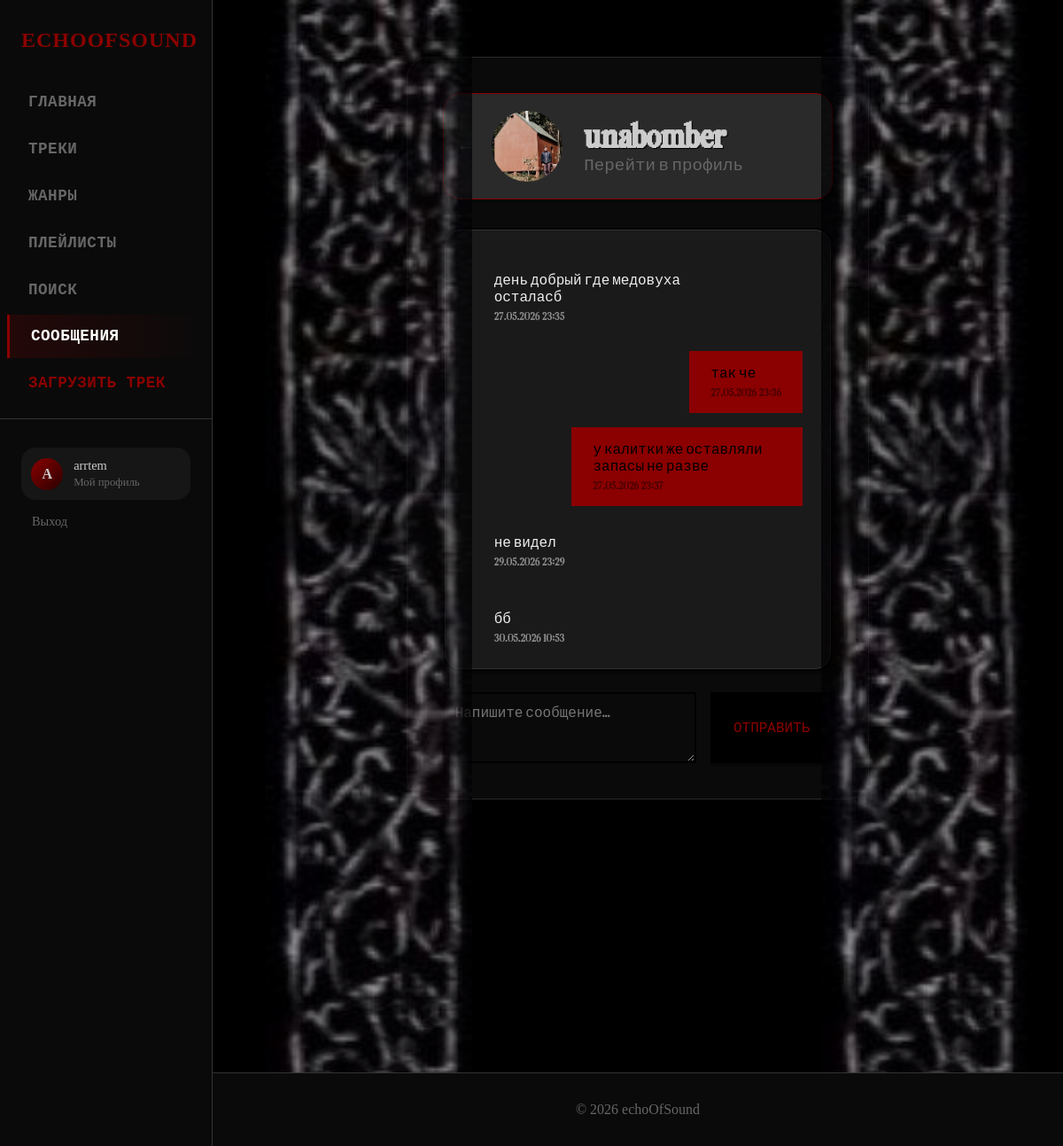
The app's page /messages/unabomber/ (signed in) with its own data.
### catalog/models.py (models this page shows, shortened)
class Profile(models.Model): #профиль ака аккаунт
    user = models.OneToOneField(
        User,
        on_delete=models.CASCADE,
        verbose_name="Пользователь"
    )
    bio = models.TextField(
        verbose_name="О себе",
        blank=True
    )
    avatar = models.ImageField(
        upload_to='avatars/',
        verbose_name="Аватарка",
        blank=True,
        null=True
    )
    location = models.CharField(
        max_length=100,
        verbose_name="Местоположение",
        blank=True
    )
    website = models.URLField(
        max_length=200,
        verbose_name="Сайт",
        blank=True
    )
    created_at = models.DateTimeField(
        auto_now_add=True,
        verbose_name="Дата создания"
    )
    cover = models.ImageField(
        upload_to='profile_covers/',
        blank=True,
        null=True,
        verbose_name="Шапка профиля"
    )
    updated_at = models.DateTimeField(
        auto_now=True,
        verbose_name="Дата обновления"
    )
    class Meta:
        verbose_name = "Профиль"
        verbose_name_plural = "Профили"

class Message(models.Model): #личные сообщения
    sender = models.ForeignKey(
        User,
        on_delete=models.CASCADE,
        related_name='sent_messages',
        verbose_name="Отправитель"
    )
    recipient = models.ForeignKey(
        User,
        on_delete=models.CASCADE,
        related_name='received_messages',
        verbose_name="Получатель"
    )
    text = models.TextField(
        verbose_name="Текст сообщения"
    )
    is_read = models.BooleanField(
        default=False,
        verbose_name="Прочитано"
    )
    created_at = models.DateTimeField(
        auto_now_add=True,
        verbose_name="Дата отправки"
    )
    class Meta:
        verbose_name = "Сообщение"
        verbose_name_plural = "Сообщения"
        ordering = ['-created_at']

### catalog/views.py (the view, shortened to what this page needs)
# urls.py: path('messages/<str:username>/', views.conversation, name='conversation'),
@login_required
def conversation(request, username):
    other_user = get_object_or_404(User, username=username)
    chat_messages = Message.objects.filter(
        Q(sender=request.user, recipient=other_user) | Q(sender=other_user, recipient=request.user)
    ).order_by('created_at')
    Message.objects.filter(sender=other_user, recipient=request.user, is_read=False).update(is_read=True)
    context = {
        'other_user': other_user,
        'chat_messages': chat_messages,
        'title': f'Диалог с {username}',
    }
    return render(request, 'catalog/conversation.html', context)

### templates/catalog/conversation.html (shortened to what this page needs)
{% extends 'catalog/base.html' %}
{% block content %}
<div class="chat-large">
    <div class="chat-container">
        <div class="chat-header">
            <a href="{% url 'messages_list' %}" style="color: var(--text-muted); text-decoration: none; font-size: 1.5rem;">←</a>
            {% if other_user.profile.avatar %}
                <img src="{{ other_user.profile.avatar.url }}"
                     alt="{{ other_user.username }}"
                     style="width: 60px; height: 60px; border-radius: 50%; object-fit: cover;">
            {% else %}
                <div style="width: 60px; height: 60px; border-radius: 50%; background: var(--primary-color); display: flex; align-items: center; justify-content: center; font-size: 2rem; color: white;">
                    {{ other_user.username|first|upper }}
                </div>
            {% endif %}
            <div>
                <h1 style="font-size: 2rem; margin: 0; color: var(--text-light);">{{ other_user.username }}</h1>
                <a href="{% url 'profile' other_user.username %}" style="color: var(--text-muted); font-size: 1rem; text-decoration: none;">Перейти в профиль</a>
            </div>
        </div>
        <div class="chat-messages-area" style="margin-bottom: 1.5rem; max-height: 500px; overflow-y: auto;">
            {% for message in chat_messages %}
                {% if message.sender == user %}
                    <div style="display: flex; justify-content: flex-end; margin-bottom: 1rem;">
                        <div class="pixel-message chat-message-sent" style="max-width: 70%; padding: 0.8rem 1.2rem;">
                            <p style="margin: 0; font-size: 1rem;">{{ message.text }}</p>
                            <span style="display: block; margin-top: 0.25rem; font-size: 0.75rem; color: rgba(0,0,0,0.6);">
                                {{ message.created_at|date:"d.m.Y H:i" }}
                            </span>
                        </div>
                    </div>
                {% else %}
                    <div style="display: flex; justify-content: flex-start; margin-bottom: 1rem;">
                        <div class="pixel-message chat-message-received" style="max-width: 70%; padding: 0.8rem 1.2rem;">
                            <p style="margin: 0; font-size: 1rem;">{{ message.text }}</p>
                            <span style="display: block; margin-top: 0.25rem; font-size: 0.75rem; color: #aaa;">
                                {{ message.created_at|date:"d.m.Y H:i" }}
                            </span>
                        </div>
                    </div>
                {% endif %}
            {% endfor %}
        </div>
        <form method="post" style="display: flex; gap: 1rem;">
            <textarea name="text" class="pixel-textarea" placeholder="Напишите сообщение..." required style="flex: 1; resize: vertical; min-height: 80px; font-size: 1rem; padding: 0.75rem;"></textarea>
            <button type="submit" class="pixel-button" style="font-size: 1rem; padding: 0.75rem 1.5rem;">Отправить</button>
        </form>
    </div>
</div>
{% endblock %}

### templates/catalog/base.html (shortened to what this page needs)
<!DOCTYPE html>
<html lang="ru">
<head>
    {% load static %}
    <link rel="stylesheet" href="{% static 'css/style.css' %}?v=3">
</head>
<body>
<div class="sidebar">
    <div class="sidebar-brand">
        <h2>echoOfSound</h2>
    </div>
    <nav>
        <ul class="sidebar-nav">
            <li><a href="{% url 'home' %}" class="{% if request.resolver_match.url_name == 'home' %}active{% endif %}">Главная</a></li>
            <li><a href="{% url 'track_list' %}" class="{% if request.resolver_match.url_name == 'track_list' %}active{% endif %}">Треки</a></li>
            <li><a href="{% url 'genre_list' %}" class="{% if request.resolver_match.url_name == 'genre_list' %}active{% endif %}">Жанры</a></li>
            <li><a href="{% url 'playlist_list' %}" class="{% if request.resolver_match.url_name == 'playlist_list' %}active{% endif %}">Плейлисты</a></li>
            <li><a href="{% url 'search' %}" class="{% if request.resolver_match.url_name == 'search' %}active{% endif %}">Поиск</a></li>
            {% if user.is_authenticated %}
            <li><a href="{% url 'messages_list' %}" class="{% if request.resolver_match.url_name == 'messages_list' or request.resolver_match.url_name == 'conversation' %}active{% endif %}">Сообщения</a></li>
            <li><a href="{% url 'track_upload' %}" class="{% if request.resolver_match.url_name == 'track_upload' %}active{% endif %}" style="color: var(--primary-color);">Загрузить трек</a></li>
            {% endif %}
        </ul>
    </nav>
    <div class="sidebar-divider"></div>
    <div class="sidebar-user">
        {% if user.is_authenticated %}
            <div class="sidebar-user-info">
                <div class="user-avatar">{{ user.username|slice:":1"|upper }}</div>
                <div>
                    <div class="user-name">{{ user.username }}</div>
                    <a href="{% url 'my_profile' %}" style="font-size: 0.8rem; color: var(--text-muted); text-decoration: none;">Мой профиль</a>
                </div>
            </div>
            <a href="{% url 'logout' %}" style="display: block; padding: 0.5rem 0.75rem; color: var(--text-muted); text-decoration: none; font-size: 0.9rem;">Выход</a>
        {% else %}
            <a href="{% url 'login' %}" class="btn btn-primary" style="width: 100%; text-align: center; margin-bottom: 0.5rem;">Вход</a>
            <a href="{% url 'register' %}" class="btn btn-outline" style="width: 100%; text-align: center;">Регистрация</a>
        {% endif %}
    </div>
</div>
<div class="main-content">
    <div class="container">
        {% block content %}
        {% endblock %}
    </div>
    <footer>
        <p>&copy; 2026 echoOfSound</p>
    </footer>
</div>
    {% load static %}
</body>
</html>

### records on screen
Message: text "день добрый где медовуха осталасб", created_at "27.05.2026 23:35"
Message: text "так че", created_at "27.05.2026 23:36"
Message: text "у калитки же оставляли запасы не разве", created_at "27.05.2026 23:37"
Message: text "не видел", created_at "29.05.2026 23:29"
Message: text "бб", created_at "30.05.2026 10:53"

### other values on screen
{{ user.username|slice:":1"|upper }} "A"
{{ user.username }} "arrtem"
{{ other_user.username }} "unabomber"
